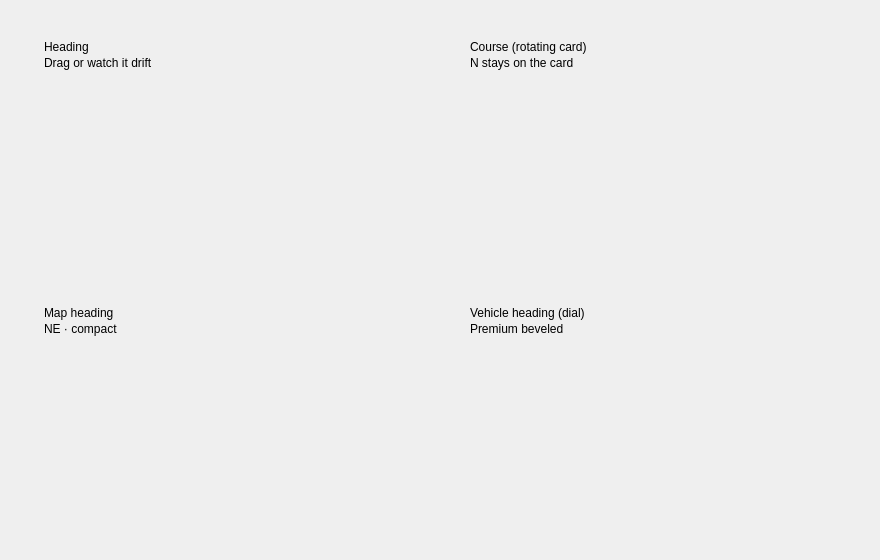
<?xml version="1.0" encoding="UTF-8"?>
<ui version="4.0">
 <class>MainWindow</class>
 <widget class="QMainWindow" name="MainWindow">
  <property name="geometry">
   <rect>
    <x>0</x>
    <y>0</y>
    <width>880</width>
    <height>560</height>
   </rect>
  </property>
  <property name="windowTitle">
   <string>QCustomCompass — preview</string>
  </property>
  <widget class="QWidget" name="centralwidget">
   <layout class="QGridLayout" name="cardsGrid">
    <property name="leftMargin">
     <number>24</number>
    </property>
    <property name="topMargin">
     <number>24</number>
    </property>
    <property name="rightMargin">
     <number>24</number>
    </property>
    <property name="bottomMargin">
     <number>24</number>
    </property>
    <property name="horizontalSpacing">
     <number>20</number>
    </property>
    <property name="verticalSpacing">
     <number>20</number>
    </property>
    <item row="0" column="0">
     <widget class="QFrame" name="roseCard">
      <property name="frameShape">
       <enum>QFrame::NoFrame</enum>
      </property>
      <layout class="QVBoxLayout" name="roseLayout" stretch="0,0,0,1">
       <property name="spacing">
        <number>2</number>
       </property>
       <property name="leftMargin">
        <number>20</number>
       </property>
       <property name="topMargin">
        <number>16</number>
       </property>
       <property name="rightMargin">
        <number>20</number>
       </property>
       <property name="bottomMargin">
        <number>16</number>
       </property>
       <item>
        <widget class="QLabel" name="roseTitle">
         <property name="text">
          <string>Heading</string>
         </property>
        </widget>
       </item>
       <item>
        <widget class="QLabel" name="roseSub">
         <property name="text">
          <string>Drag or watch it drift</string>
         </property>
        </widget>
       </item>
       <item>
        <spacer name="roseSpacer">
         <property name="orientation">
          <enum>Qt::Vertical</enum>
         </property>
         <property name="sizeType">
          <enum>QSizePolicy::Fixed</enum>
         </property>
         <property name="sizeHint" stdset="0">
          <size>
           <width>0</width>
           <height>8</height>
          </size>
         </property>
        </spacer>
       </item>
       <item>
        <widget class="QCustomCompass" name="roseCompass">
         <property name="heading" stdset="0">
          <double>315.000000000000000</double>
         </property>
        </widget>
       </item>
      </layout>
     </widget>
    </item>
    <item row="0" column="1">
     <widget class="QFrame" name="courseCard">
      <property name="frameShape">
       <enum>QFrame::NoFrame</enum>
      </property>
      <layout class="QVBoxLayout" name="courseLayout" stretch="0,0,0,1">
       <property name="spacing">
        <number>2</number>
       </property>
       <property name="leftMargin">
        <number>20</number>
       </property>
       <property name="topMargin">
        <number>16</number>
       </property>
       <property name="rightMargin">
        <number>20</number>
       </property>
       <property name="bottomMargin">
        <number>16</number>
       </property>
       <item>
        <widget class="QLabel" name="courseTitle">
         <property name="text">
          <string>Course (rotating card)</string>
         </property>
        </widget>
       </item>
       <item>
        <widget class="QLabel" name="courseSub">
         <property name="text">
          <string>N stays on the card</string>
         </property>
        </widget>
       </item>
       <item>
        <spacer name="courseSpacer">
         <property name="orientation">
          <enum>Qt::Vertical</enum>
         </property>
         <property name="sizeType">
          <enum>QSizePolicy::Fixed</enum>
         </property>
         <property name="sizeHint" stdset="0">
          <size>
           <width>0</width>
           <height>8</height>
          </size>
         </property>
        </spacer>
       </item>
       <item>
        <widget class="QCustomCompass" name="courseCompass">
         <property name="heading" stdset="0">
          <double>120.000000000000000</double>
         </property>
         <property name="rotateBezel" stdset="0">
          <bool>true</bool>
         </property>
        </widget>
       </item>
      </layout>
     </widget>
    </item>
    <item row="1" column="0">
     <widget class="QFrame" name="miniCard">
      <property name="frameShape">
       <enum>QFrame::NoFrame</enum>
      </property>
      <layout class="QVBoxLayout" name="miniLayout" stretch="0,0,0,1">
       <property name="spacing">
        <number>2</number>
       </property>
       <property name="leftMargin">
        <number>20</number>
       </property>
       <property name="topMargin">
        <number>16</number>
       </property>
       <property name="rightMargin">
        <number>20</number>
       </property>
       <property name="bottomMargin">
        <number>16</number>
       </property>
       <item>
        <widget class="QLabel" name="miniTitle">
         <property name="text">
          <string>Map heading</string>
         </property>
        </widget>
       </item>
       <item>
        <widget class="QLabel" name="miniSub">
         <property name="text">
          <string>NE · compact</string>
         </property>
        </widget>
       </item>
       <item>
        <spacer name="miniSpacer">
         <property name="orientation">
          <enum>Qt::Vertical</enum>
         </property>
         <property name="sizeType">
          <enum>QSizePolicy::Fixed</enum>
         </property>
         <property name="sizeHint" stdset="0">
          <size>
           <width>0</width>
           <height>8</height>
          </size>
         </property>
        </spacer>
       </item>
       <item>
        <widget class="QCustomCompass" name="miniCompass">
         <property name="heading" stdset="0">
          <double>45.000000000000000</double>
         </property>
         <property name="showIntercardinals" stdset="0">
          <bool>false</bool>
         </property>
        </widget>
       </item>
      </layout>
     </widget>
    </item>
    <item row="1" column="1">
     <widget class="QFrame" name="dialCard">
      <property name="frameShape">
       <enum>QFrame::NoFrame</enum>
      </property>
      <layout class="QVBoxLayout" name="dialLayout" stretch="0,0,0,1">
       <property name="spacing">
        <number>2</number>
       </property>
       <property name="leftMargin">
        <number>20</number>
       </property>
       <property name="topMargin">
        <number>16</number>
       </property>
       <property name="rightMargin">
        <number>20</number>
       </property>
       <property name="bottomMargin">
        <number>16</number>
       </property>
       <item>
        <widget class="QLabel" name="dialTitle">
         <property name="text">
          <string>Vehicle heading (dial)</string>
         </property>
        </widget>
       </item>
       <item>
        <widget class="QLabel" name="dialSub">
         <property name="text">
          <string>Premium beveled</string>
         </property>
        </widget>
       </item>
       <item>
        <spacer name="dialSpacer">
         <property name="orientation">
          <enum>Qt::Vertical</enum>
         </property>
         <property name="sizeType">
          <enum>QSizePolicy::Fixed</enum>
         </property>
         <property name="sizeHint" stdset="0">
          <size>
           <width>0</width>
           <height>8</height>
          </size>
         </property>
        </spacer>
       </item>
       <item>
        <widget class="QCustomCompassDial" name="dialCompass">
         <property name="heading" stdset="0">
          <double>315.000000000000000</double>
         </property>
        </widget>
       </item>
      </layout>
     </widget>
    </item>
   </layout>
  </widget>
 </widget>
 <customwidgets>
  <customwidget>
   <class>QCustomCompass</class>
   <extends>QWidget</extends>
   <header location="global">Custom_Widgets.QCustomCompass.h</header>
  </customwidget>
  <customwidget>
   <class>QCustomCompassDial</class>
   <extends>QWidget</extends>
   <header location="global">Custom_Widgets.QCustomCompassDial.h</header>
  </customwidget>
 </customwidgets>
 <resources/>
 <connections/>
</ui>
